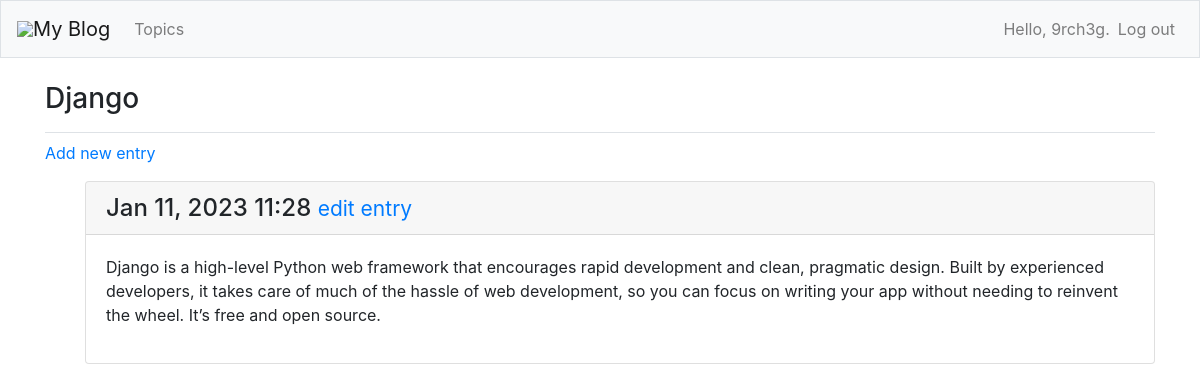
/topics/4 (signed in), run on the app's committed database.
### my_blogs/models.py (models this page shows, shortened)
class Topic(models.Model):
    text = models.CharField(max_length=200)
    date_added = models.DateTimeField(auto_now_add=True)
    owner = models.ForeignKey(User, on_delete=models.CASCADE)
    def __str__(self):
        return self.text

class Entry(models.Model):
    topic = models.ForeignKey(Topic, on_delete=models.CASCADE)
    text = models.TextField()
    date_added = models.DateTimeField(auto_now_add=True)
    class Meta:
        verbose_name_plural = 'entries'

### my_blogs/views.py (the view)
# urls.py: path('topics/<int:topic_id>', views.topic, name='topic'),
@login_required
def topic(request, topic_id):
    topic = Topic.objects.get(id=topic_id)
    if topic.owner != request.user:
        raise Http404
    entries = topic.entry_set.order_by('-date_added')
    context = {'topic': topic, 'entries': entries}
    return render(request, 'my_blogs/topic.html', context)

### my_blogs/templates/my_blogs/topic.html
{% extends 'my_blogs/base.html' %}
{% block page_header %}
    <h3>{{ topic }}</h3>
{% endblock page_header %}
{% block content %}
    <p>
        <a href="{% url 'my_blogs:new_entry' topic.id %}">Add new entry</a>
    </p>
    <ul>
        {% for entry in entries %}
           <div class="card mb-3">
                <h4 class="card-header">
                    {{ entry.date_added|date:'M d, Y H:i' }}
                    <small><a href="{% url 'my_blogs:edit_entry' entry.id %}">
                        edit entry</a></small>
                </h4>
                <div class="card-body">
                    {{ entry.text|linebreaks }}
                </div>
           </div>
        {% empty %}
            <p>There are no entries for this topic yet.</p>
        {% endfor %}
    </ul>
{% endblock content %}

### my_blogs/templates/my_blogs/base.html (shortened to what this page needs)
{% load bootstrap4 %}
<!doctype html>
<html lang="en">
   <head>
     {% bootstrap_css %}
  </head>
   <body>
     <nav class="navbar navbar-expand-md navbar-light bg-light mb-4 border">
         <img src="images/blog.png">
         <a class="navbar-brand" href="{% url 'my_blogs:index'%}">
             My Blog</a>
      <div class="collapse navbar-collapse" id="navbarCollapse">
         <ul class="navbar-nav mr-auto">
             <li class="nav-item">
                 <a class="nav-link" href="{% url 'my_blogs:topics'%}">
                     Topics</a></li>
         </ul>
         <ul class="navbar-nav ml-auto">
             {% if user.is_authenticated %}
                 <li class="nav-item">
                    <span class="navbar-text">Hello, {{ user.username }}.</span>
                 </li>
                 <li class="nav-item">
                     <a class="nav-link" href="{% url 'users:logout' %}">Log out</a>
                 </li>
             {% else %}
                 <li class="nav-item">
                     <a class="nav-link" href="{% url 'users:register' %}">Register</a>
                 </li>
                 <li class="nav-item">
                     <a class="nav-link" href="{% url 'users:login' %}">Log in</a></li>
             {% endif %}
         </ul>
      </div>
     </nav>
     <main role="main" class="container">
         <div class="pb-2 mb-2 border-bottom">
           {% block page_header %}{% endblock page_header %}
         </div>
         <div>
           {% block content %}{% endblock content %}
         </div>
     </main>
   </body>
</html>

### data on the page
Topic: text "Django"
Entry: date_added "Jan 11, 2023 11:28", text "Django is a high-level Python web framework that encourages rapid development and clean, pragmatic design. Built by experienced developers, it takes care of much of the hassle of web development, so you can focus on writing your app without needing to reinvent the wheel. It’s free and open source."

### other printed values
{{ user.username }} "9rch3g"
